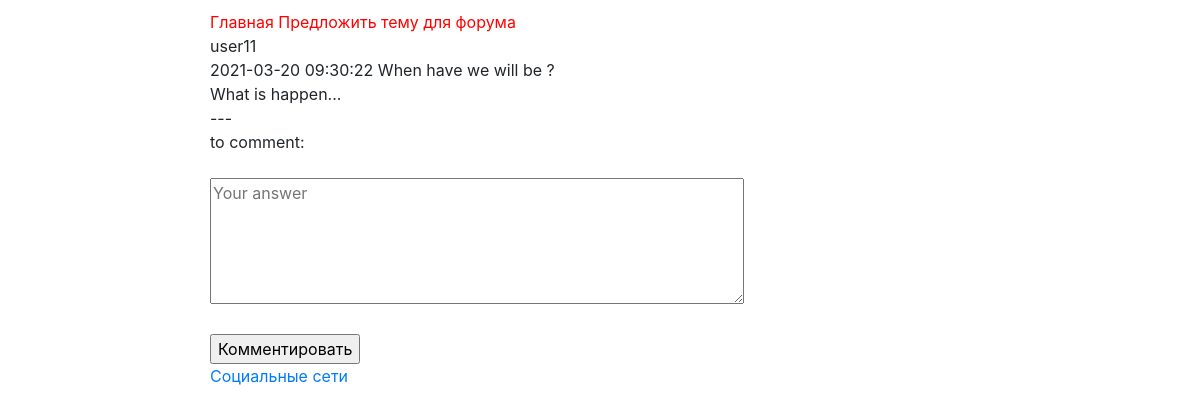
Page /topic.php?id_theme=5 (signed in) on the committed database.
### tables this page shows
CREATE TABLE `themes` (
  `id` int(4) NOT NULL,
  `theme` varchar(64) NOT NULL,
  `note` text NOT NULL,
  `user_id` int(11) NOT NULL,
  `datenote` datetime NOT NULL
);

CREATE TABLE `users` (
  `id` int(4) NOT NULL,
  `login` varchar(32) NOT NULL,
  `password` varchar(256) NOT NULL,
  `birth_date` date NOT NULL,
  `email` varchar(64) NOT NULL,
  `name` varchar(32) NOT NULL,
  `surname` varchar(32) NOT NULL,
  `registration_date` date NOT NULL,
  `banned` int(2) NOT NULL,
  `status_id` int(2) NOT NULL
);

### topic.php (the view, shortened to what this page needs)
<?php
  include 'elems/init.php' ;
  if (!empty($_SESSION['auth'])) {
    if(isset($_GET['id_theme'])) {
      $id_theme = $_GET['id_theme'] ;
      $query = " SELECT themes.datenote, themes.theme, themes.note, users.login as login_user,
                 themes.id as id_theme, users.id as id_user FROM `themes`
                 LEFT JOIN `users` ON users.id = themes.user_id WHERE themes.id = '$id_theme' " ;
      $result = mysqli_query($link, $query) or die(mysqli_error($link));
      for($notes = []; $row = mysqli_fetch_assoc($result); $notes[] = $row);
      foreach ($notes as $note) {
        $content = " <div>
             <div>{$note['login_user']} </div>
             <div>{$note['datenote']} {$note['theme']} </div>
             <div>{$note['note']} </div>
             <div>---</div>
             </div>" ;
       }
       if ( isset($_POST['comment']) ) {
           $message = mysqli_real_escape_string($link, $_POST['comment']);
           $datemessage = date('Y-m-d H:i:s', time());
         } else {
           $message = '' ;
         }
      $topic_form = "<form action=\"\" method=\"POST\">
        to comment:<br><br>
        <textarea name=\"comment\" cols=\"50\" rows=\"5\" placeholder=\"Your answer\">$message</textarea><br><br>
        <input type=\"submit\" value=\"Комментировать\">
      </form> " ;
    }
} else {
  $content = 'Этот форум доступен только авторизованным пользователям' ;
}
include "elems/layout.php" ;

### rows in the picture
themes: user.login "user11", datenote "2021-03-20 09:30:22", theme "When have we will be ?", note "What is happen..."
